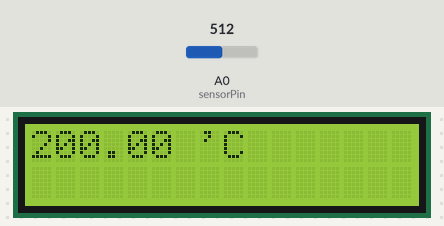
Recording of a sketch running on a simulated Arduino Uno, built with avr-gcc and run on an emulated ATmega328P. Parts: 16×2 character LCD. The inputs (shaded band) are chosen by the test bench; at power-on: A0 (sensorPin) = 512.

Above: at 2.4 s.
2.5 s: A0 (sensorPin) set to 716
At 4.4 s:
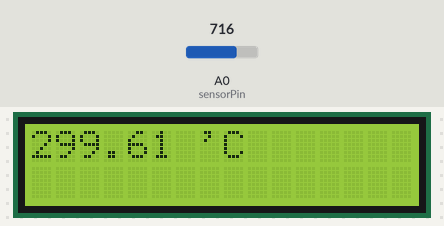
4.7 s: A0 (sensorPin) set to 900
At 6.3 s:
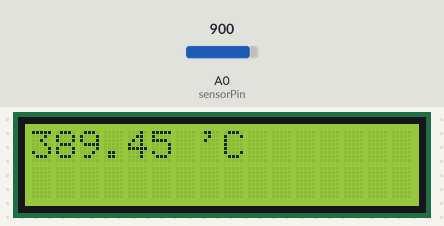
6.7 s: A0 (sensorPin) set to 1023
At 8.0 s:
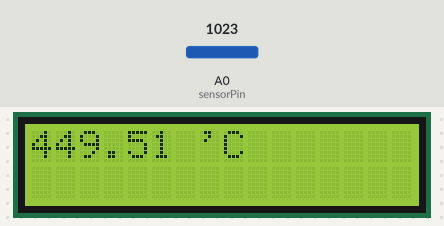
Timing chart, 0 to 9.7 s (numbered marks = the images above; inputs shaded):
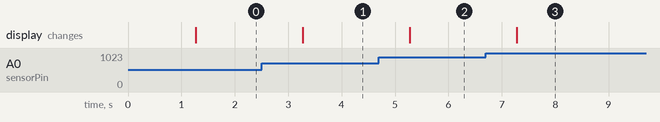

The sketch:

Mark4.ino
```cpp
#include <LiquidCrystal.h>
const int sensorPin = A0;
const int baseTemp = 20.0;
const int rs = 12, en = 11, d4 = 5, d5 = 4, d6 = 3, d7 = 2;
LiquidCrystal lcd(rs, en, d4, d5, d6, d7);


void setup() {

  lcd.begin(16, 2);
  lcd.print("hello, world!");
  delay(1200);

}


void loop() {


  int sensorVal = analogRead(sensorPin);
  float voltage = (sensorVal/1024.0) * 5.0;
  float temp = (voltage - .5) * 100;

  lcd.setCursor(0, 0);
   lcd.print(temp);
   lcd.print(" 'C       ");
  delay(1000);
}
```

Measured:
- after the input at 2.5 s, the display: changes after 0.77 s (image 1)
- after the input at 4.7 s, the display: changes after 0.58 s (image 2)
- after the input at 6.7 s, the display: changes after 0.58 s (image 3)
